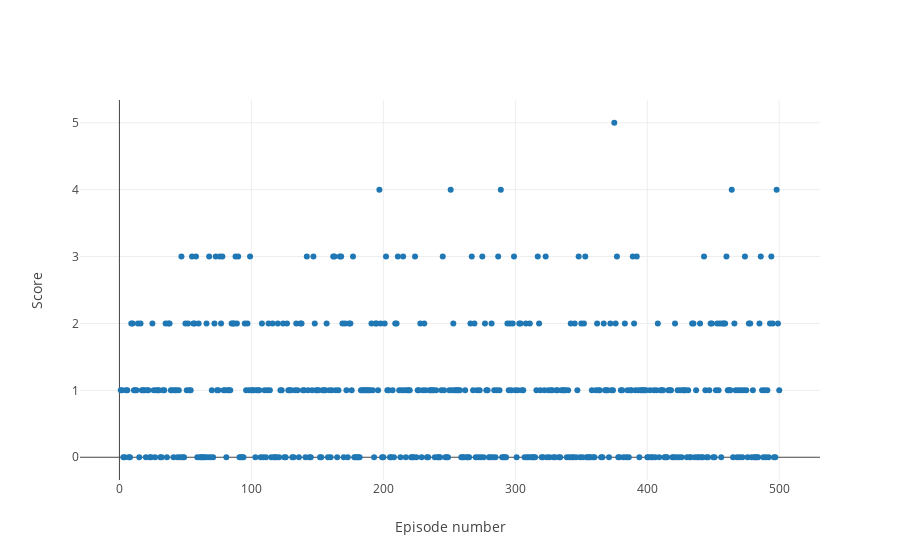

The code cell stored with this chart in its notebook:
### Code cell
trace = go.Scatter(
    x = np.arange(1, len(scores)+1),
    y = scores,
    mode='markers'
)

layout = go.Layout(
    xaxis = dict(
        title='Episode number'
    ),
    yaxis = dict(
        title='Score'
    )
)

data = [trace]

fig = go.Figure(data=data, layout=layout)

iplot(fig)

### Figure 1 — Plotly figure (JSON) as saved in the notebook; plotly's stock layout.template omitted (floating-point values rounded to 4 significant figures; data arrays with more than 128 entries replaced by an {"elided": "..."} marker saying what was removed)
{"data": [{"mode": "markers", "type": "scatter", "x": {"elided": "500 int values"}, "y": {"elided": "500 int values"}}], "layout": {"xaxis": {"title": "Episode number"}, "yaxis": {"title": "Score"}}}
